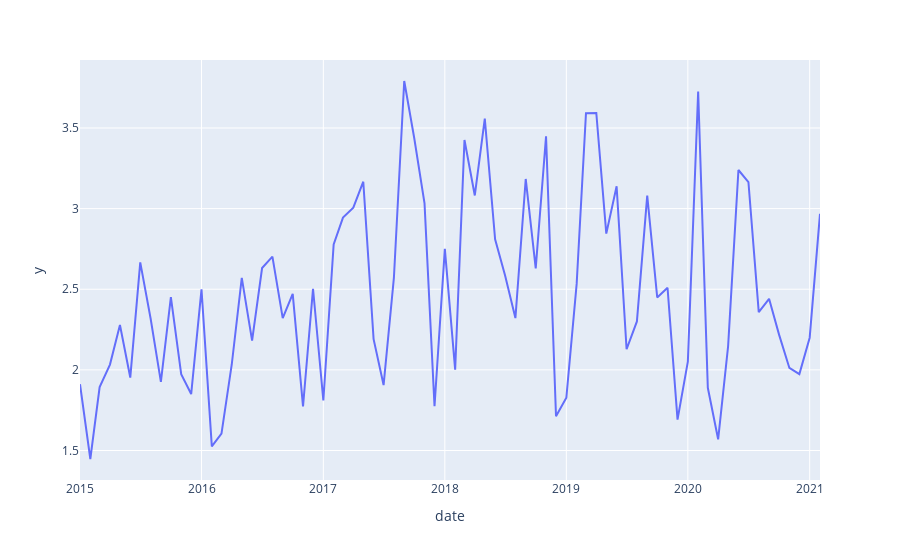

The cell this chart's notebook holds for it:
### Code cell
fig_line = px.line(train_notna, x='date', y='y')
fig_line.show()
